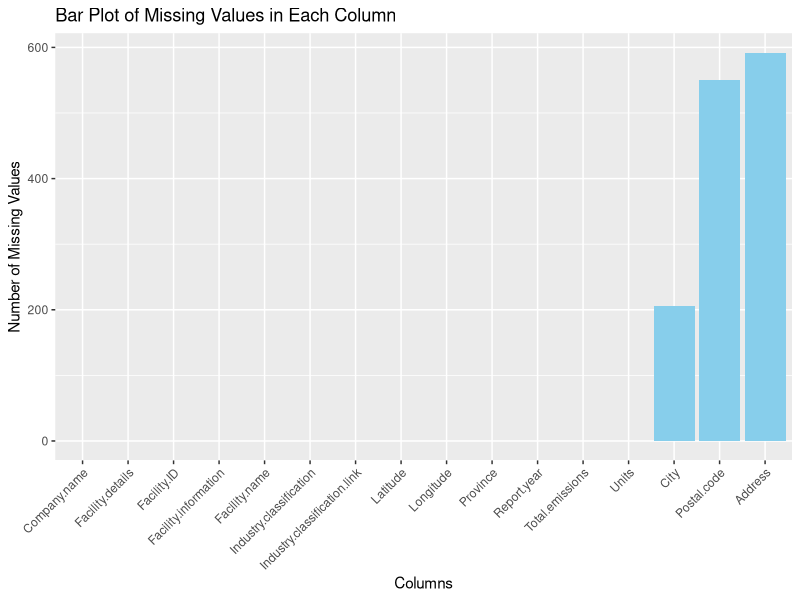
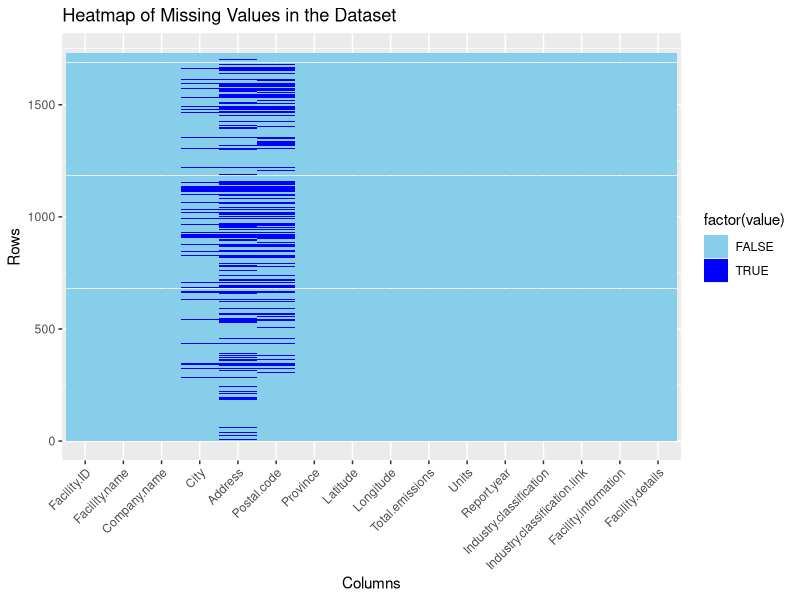

Source code (R) for these figures, in order:
## ---- chunk 1
library(ggplot2)
library(reshape2)

data <- read.csv("Greenhouse gas emissions from large facilities.csv", na.strings = c("", "n/a", "N/A", "NA"))

# Create a dataframe to visualize missing values
missing_data <- is.na(data)

# Bar Plot for Missing Values
missing_counts <- colSums(missing_data)
missing_df <- data.frame(column = names(missing_counts), missing_count = missing_counts)
ggplot(missing_df, aes(x = reorder(column, missing_count), y = missing_count)) +
  geom_bar(stat = "identity", fill = "skyblue") +
  labs(title = "Bar Plot of Missing Values in Each Column", x = "Columns", y = "Number of Missing Values") +
  theme(axis.text.x = element_text(angle = 45, hjust = 1))




## ---- chunk 2
# Heatmap for Missing Values
melted_data <- melt(missing_data)
ggplot(melted_data, aes(x = Var2, y = Var1)) +
  geom_tile(aes(fill = factor(value))) +
  scale_fill_manual(values = c("TRUE" = "blue", "FALSE" = "skyblue")) +
  labs(title = "Heatmap of Missing Values in the Dataset", x = "Columns", y = "Rows") +
  theme(axis.text.x = element_text(angle = 45, hjust = 1))
